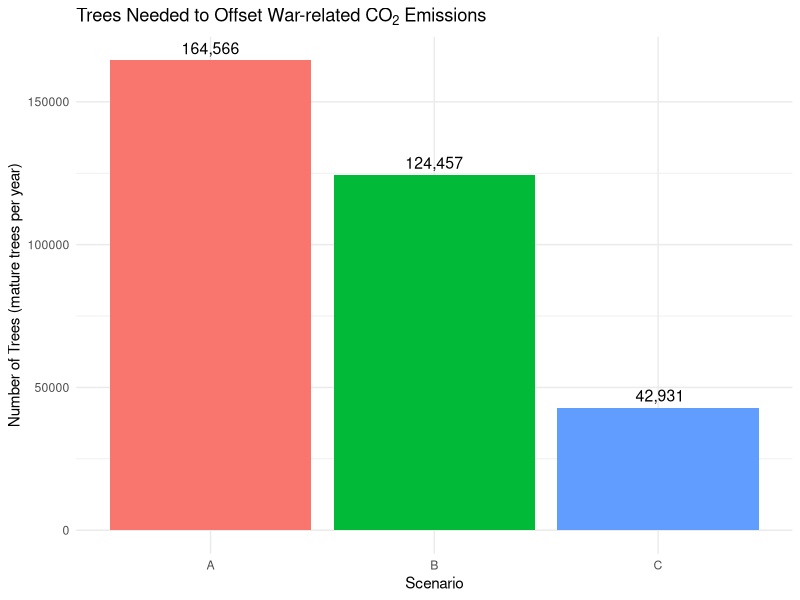

The R source for this figure:

# ==============================================================================
# File: R/MC_total_draws.R
# Purpose: Convert total Monte Carlo war-emission results into tree-equivalent
#          offsets and save a poster-ready bar chart.
#
# Inputs:
#   - outputs/mc_totals_draws.csv
#       (must contain 'scenario' and 'total' = total kgCO2 per Monte Carlo draw)
#
# Assumptions / constants:
#   - kg_per_tree = 21 kg CO2 absorbed per mature tree per year
#       (source: FAO / USDA global average estimates)
#
# Processing:
#   - Aggregate total kg CO2 by scenario (mean of all draws)
#   - Convert total emissions into number of trees required to offset
#
# Outputs:
#   - Console: summary table of total emissions and trees needed by scenario
#   - plots/trees_equivalent.png (10x6 in, 300 dpi)
#
# How to run:
#   - Ensure packages: ggplot2, dplyr
#   - Ensure 'outputs/mc_totals_draws.csv' exists
#   - From project root: source("R/MC_total_draws.R")
#
# Notes:
#   - Units: input = kg CO2; output converted to equivalent number of trees
#   - Scope: tree absorption is an average value; regional variation exists
#   - Plot labels rounded to whole trees, comma-formatted for readability
#   - Ensure 'plots/' directory exists before running ggsave()
# ==============================================================================

library(ggplot2)
library(dplyr)

# Load CSV
war_emissions <- read.csv("outputs/mc_totals_draws.csv")

# Summarize (average total per scenario)
war_emissions_summary <- war_emissions %>%
  group_by(scenario) %>%
  summarise(total_kgCO2 = mean(total))

# Tree absorption rate - Source : FAO/USDA
kg_per_tree <- 21

# Calculate required trees
war_emissions_summary$trees_needed <- war_emissions_summary$total_kgCO2 / kg_per_tree

# Prevent scientific notation
options(scipen = 999)

# Create plot
p_trees <- ggplot(war_emissions_summary, aes(x = scenario, y = trees_needed, fill = scenario)) +
  geom_bar(stat = "identity") +
  geom_text(aes(label = format(round(trees_needed, 0), big.mark = ",")), 
            vjust = -0.5, size = 4) +
  labs(
    title = expression("Trees Needed to Offset War-related CO"[2]*" Emissions"),
    x = "Scenario",
    y = "Number of Trees (mature trees per year)"
  ) +
  theme_minimal() +
  theme(legend.position = "none")

# Save plot for poster
ggsave("plots/trees_equivalent.png", plot = p_trees, width = 10, height = 6, dpi = 300)